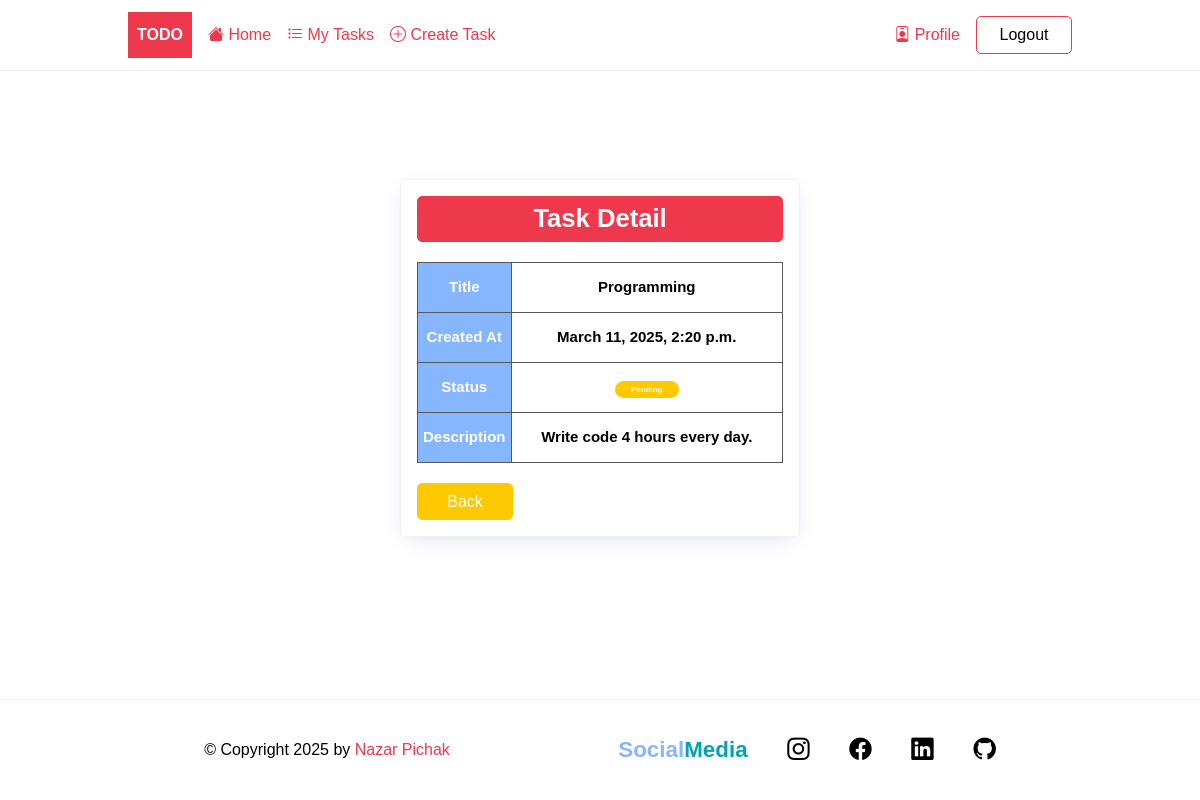
Screenshot of /task/32/ (signed in) with the database file from the repository.
### todo/models.py (models this page shows, shortened)
class Task(models.Model):
    title = models.CharField(max_length=255)
    description = models.TextField(null=True, blank=True)
    completed = models.BooleanField(default=False)
    created_at = models.DateTimeField(auto_now_add=True)
    user = models.ForeignKey(User, on_delete=models.CASCADE, null=True, blank=True)
    class Meta:
        ordering = ['completed']

### todo/views.py (the view)
# urls.py: path('task/<int:pk>/', TaskDetail.as_view(), name='task'),
class TaskDetail(LoginRequiredMixin,DetailView):
    model = Task
    content_object_name = 'task'
    def get_queryset(self):
        base_qs = super(TaskDetail, self).get_queryset()
        return base_qs.filter(user=self.request.user)

### todo/templates/todo/task_detail.html
{% extends 'base.html' %}
{% block content %}
  <div class="center">
    <section class="task-detail">
      <h2 class="task-detail-heading">Task Detail</h2>
      <table class="task-table">
        <tbody>
          <tr>
            <td class="cell-1">Title</td>
            <td class="cell-2">{{ task.title }}</td>
          </tr>
          <tr>
            <td class="cell-1">Created At</td>
            <td class="cell-2">{{ task.created_at }}</td>
          </tr>
          <tr>
            <td class="cell-1">Status</td>
            <td class="cell-2">
              <span class="badge {% if task.completed %}
                  badge-completed
                {% else %}
                  badge-pending
                {% endif %}">
                {% if task.completed %}
                   Completed
                {% else %}
                  Pending
                {% endif %}
              </span>
            </td>
          </tr>
          <tr>
            <td class="cell-1">Description</td>
            <td class="cell-2">{{ task.description }}</td>
          </tr>
        </tbody>
      </table>
      <div class="task-button">
        <a href="{% url 'tasks' %}" class="btn {% if task.completed %}btn-success{% else %}btn-warning{% endif %}">Back</a>
      </div>
    </section>
  </div>
{% endblock %}

### rows the page displays
Task: title "Programming", created_at "March 11, 2025, 2:20 p.m.", description "Write code 4 hours every day."
